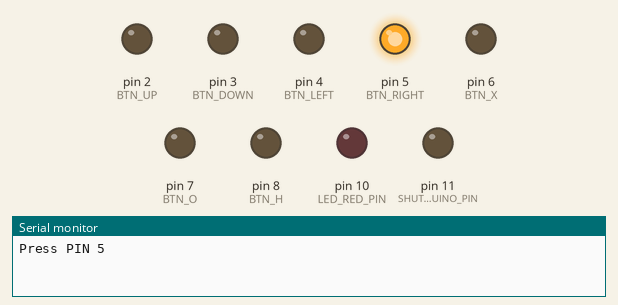
The sketch below on a simulated Arduino Uno, built with avr-gcc and run on an emulated ATmega328P. Parts: output pins drawn as LEDs (lit = HIGH), the last lines printed to the serial monitor.

Above: at 0.1 s.
At 2.1 s:
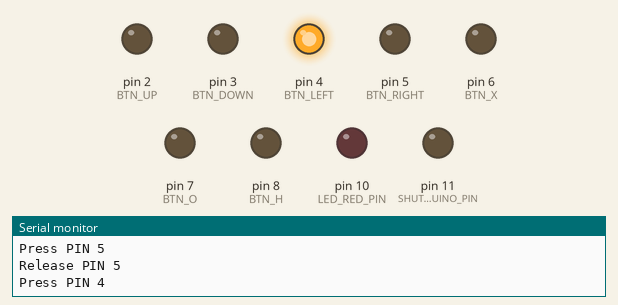
At 3.1 s:
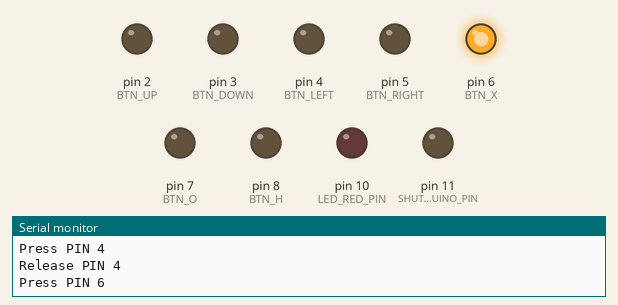
At 3.6 s:
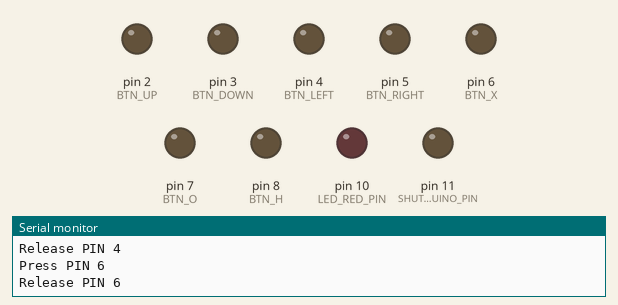
At 9.1 s:
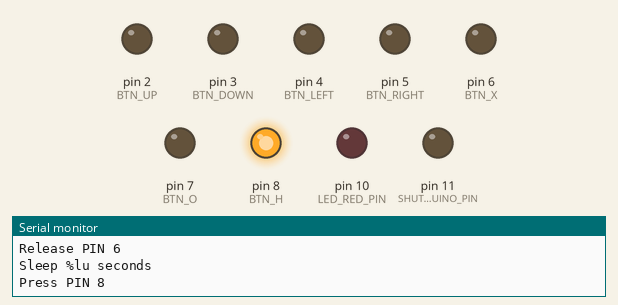
At 13.1 s:
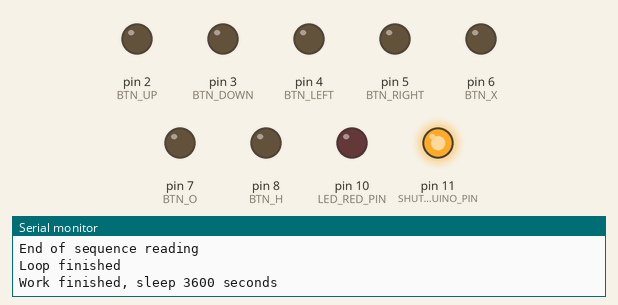
Timing chart, 0 to 14.6 s (numbered marks = the images above):
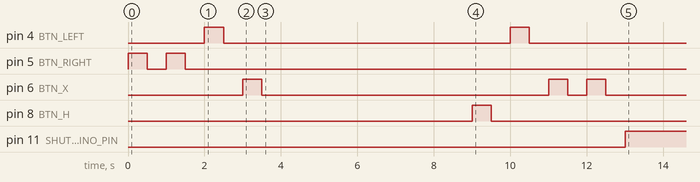

Measured:
- by itself, pin 4 (BTN_LEFT): alternates HIGH for 0.50 s and LOW for 7.5 s, 4 changes in all, then stays LOW
- by itself, pin 5 (BTN_RIGHT): alternates HIGH for 0.50 s and LOW for 0.50 s, 4 changes in all, then stays LOW
- by itself, pin 6 (BTN_X): goes HIGH 0.50 s, LOW 7.5 s, HIGH 0.50 s, LOW 0.50 s, HIGH 0.50 s, then LOW
- by itself, pin 8 (BTN_H): LOW → HIGH at 9.0 s, → LOW 0.50 s later
- by itself, pin 11 (SHUTDOWN_ARDUINO_PIN): LOW → HIGH at 13.0 s

The sketch:

ArduinoDriver.ino
```cpp
/* Prototypes */

String retrieveCommands (const char* url);
void executeAction(char command, char* parameter);

int* extractNextParam(String commands);
long* parseLong(char* string);
void blinkLED(int pin, int countSwitchOn, double frequency);

void Log(String text, int valueToInsert);
void Log(String text, char* valueToInsert);
void Log(String text, String valueToInsert);

bool processCommandsExecution(String commands);
void shutdownArduino();

/* PIN (buttons) DECLARATIONS */

const int BTN_UP = 2;
const int BTN_DOWN = 3;
const int BTN_LEFT = 4;
const int BTN_RIGHT = 5;
const int BTN_X = 6;
const int BTN_O = 7;
const int BTN_H = 8;

const int BTN_POWER = 9;

const int LED_RED_PIN = 10;
const int SHUTDOWN_ARDUINO_PIN = 11;

/************ CONSTANTES ************/

const unsigned long PRESS_BTN_DURATION_MILLIS = 500;
const unsigned long PAUSE_DURATION_AFTER_BTN_PRESS_MILLIS = 500;
const char * URL_COMMANDS = "http://localhost:8083/getCommands?token=test&contentType=I" ;
const unsigned long SLEEP_WORK_FINISHED = 3600000;

/************************/
typedef struct Command Command;
struct Command {
  char character;
  int* parameter;
};

/* Global variables */
bool isFirstLoopTurn;
unsigned int i = 0; //index of character in command sequence

// the setup function runs once when you press reset or power the board
void setup() {
  pinMode(BTN_UP, OUTPUT);
  pinMode(BTN_DOWN, OUTPUT);
  pinMode(BTN_LEFT, OUTPUT);
  pinMode(BTN_RIGHT, OUTPUT);
  pinMode(BTN_X, OUTPUT);
  pinMode(BTN_O, OUTPUT);
  pinMode(BTN_H, OUTPUT);
  pinMode(BTN_POWER, OUTPUT);

  pinMode(LED_RED_PIN, OUTPUT);
  pinMode(SHUTDOWN_ARDUINO_PIN, OUTPUT);

  Serial.begin(9600);

  isFirstLoopTurn = true;
}

// the loop function runs over and over again forever
void loop() {

  if(!isFirstLoopTurn) {
    Serial.print("Work finished, sleep ");
    Serial.print(SLEEP_WORK_FINISHED / 1000);
    Serial.println(" seconds");
    delay(SLEEP_WORK_FINISHED);
    return;
  }
  isFirstLoopTurn = false;

  // Retrieve all the commands from the driver WS
  String commands = retrieveCommands(URL_COMMANDS);

  // Process the commands execution
  if(!processCommandsExecution(commands)) {
    blinkLED(LED_RED_PIN, 5, 6);
    Serial.println("An error occured during the processing of 'processCommandsExecution' function");
    return;
  }

  // Disable the current providing the Arduino
  shutdownArduino();

  Serial.println("Loop finished");
}


// Private functions

// Returns false if the execution has thrown an error
bool processCommandsExecution(String commands) {

  // Escape all the characters until detecting '{' char
  while(i < commands.length() && commands.charAt(i) != '{') {
    i++;
  }

  // Check if commands sequence is well received
  if(++i >= commands.length()) {
    Serial.println("The command sequence has not been found");
    return false;
  }

  Command * command = NULL;

  // Main command processing
  bool doProcessCharacterCommand = true;
  for(; i < commands.length(); i++) {

    char character = commands.charAt(i);

    if(doProcessCharacterCommand) { // A character
      if(command != NULL)
        free(command);
      command = (Command*) malloc(sizeof(Command));
      command->character = character;
      command->parameter = NULL;

    }else { // a separator, a parameter or the end of the sequence

      if((character == ',')) {
        int* param = extractNextParam(commands);
        if(param == NULL) {
          Serial.println("The 'extractNextParam' function returned a NULL int address");
          return false;
        }
        command->parameter = (int*) malloc(sizeof(int));
        command->parameter = param;

        character = commands.charAt(i);
      }

      //Execution of the command
      executeAction(command);

      // Test ending character
      if(character != '-') { // End of reading
        if(character == '}') {
          Serial.println("The end of the sequence has been well reached");
        }else {
          Serial.println("An incorrect character has been reached");
        }
        Serial.println("End of sequence reading");
        break;
      }
    }
    doProcessCharacterCommand = !doProcessCharacterCommand;
  }

  return true;
}


void shutdownArduino() {
  digitalWrite(SHUTDOWN_ARDUINO_PIN, HIGH);
}
```

BatterieLifeManaging.ino
```cpp
/*
 * TODO in v2 -> Feature 'external battery', here will be tested the battery state, if the tension is still enough.
 */

 /*
  *  This file will also host the code to disconnect the electric current from the arduino (use a 'relay' to do this)
  */
```

Commands.ino
```cpp
void pressButton(int pinCommand) {
  Serial.print("Press PIN ");
  Serial.println(pinCommand);

  digitalWrite(pinCommand, HIGH);
  delay(PRESS_BTN_DURATION_MILLIS);
  digitalWrite(pinCommand, LOW);

  Serial.print("Release PIN ");
  Serial.println(pinCommand);

  delay(PAUSE_DURATION_AFTER_BTN_PRESS_MILLIS);
}

void executeAction(Command * command) {

  switch(command->character){
    case 'U':
      pressButton(BTN_UP);
      break;
    case 'D':
      pressButton(BTN_DOWN);
      break;
    case 'L':
      pressButton(BTN_LEFT);
      break;
    case 'R':
      pressButton(BTN_RIGHT);
      break;
    case 'X':
      pressButton(BTN_X);
      break;
    case 'O':
      pressButton(BTN_O);
      break;
    case 'H':
      pressButton(BTN_H);
      break;
    case 'P':
      pressButton(BTN_POWER);
      break;

    case 'S':
      {
        if(command->parameter == NULL) {
          Serial.println("Parameter could not be null with this command");
          exit(-4);
        }
        unsigned long delayTimeSeconds = (long) *command->parameter;
        Log("Sleep %lu seconds", delayTimeSeconds);
        delay(delayTimeSeconds * 1000);
      }
      break;
    case 'K':
      Serial.println("Command not implemented yet");
      exit(-5);
    case 'G':
      Serial.println("Command not implemented yet");
      exit(-5);

    default:
      Serial.println("The command received is unknown");
      exit(-6);
  }
}

/*
long* parseLong(char* string) {
  long* i;
  sscanf(string, "%l", i);
  return i;
}*/

int* extractNextParam(String commands) {
  int* result = NULL;
  String parameterString = "";

  i++; // Go to next char

  while(i < commands.length()) {
    if(commands.charAt(i) >= 48 && commands.charAt(i) <= 57){ // A numerical character
      parameterString += commands.charAt(i);
      i++;
    }else {
      break;
    }
  }

  if(parameterString != "") {
    //conversion to result
    result = (int*) malloc(sizeof(int));
    *result = parameterString.toInt();
  }

  return result;
}
```

EthernetConnection.ino
```cpp
// The char** will probably be changed to an other type
String retrieveCommands (const char* url) {
  /*char commandSeq [] = "test {R-R-L-X-S,5-H-L-X-X}";
  char * commands = malloc(strlen(commandSeq) * sizeof(char));
  strcpy(commands, commandSeq);
  return commands;*/

  return "test {R-R-L-X-S,5-H-L-X-X}";
}
```

Logs.ino
```cpp
void Log(String text, int valueToInsert) {
  String te = text;
  te.replace("%d", String(valueToInsert));
  Serial.println(te);
}
void Log(String text, unsigned long valueToInsert) {
  String te = text;
  te.replace("%lu", String(valueToInsert));
  Serial.println(te);
}

void Log(String text, char* valueToInsert) {
  String te = text;
  te.replace("%s", valueToInsert);
  Serial.println(te);
}
void Log(String text, String valueToInsert) {
  String te = text;
  te.replace("%s", valueToInsert);
  Serial.println(te);
}

// External notifications (trough LED)
void blinkLED(int pin, int countSwitchOn, double frequency) {
  int j;
  double t = 1/frequency;
  Serial.print("frequency = ");
  Serial.println(frequency);
  Serial.print("t = ");
  Serial.println(t);
  for(j = 0; j < countSwitchOn; j++) {

    Serial.print("LED (PIN ");
    Serial.print(pin);
    Serial.println("): ON");


    digitalWrite(pin, HIGH);
    delay(t * 1000);
    digitalWrite(pin, LOW);

    Serial.print("LED (PIN ");
    Serial.print(pin);
    Serial.println("): OFF");

    if(j+1 < countSwitchOn) {
      delay(t * 1000);
    }
  }
}
```
